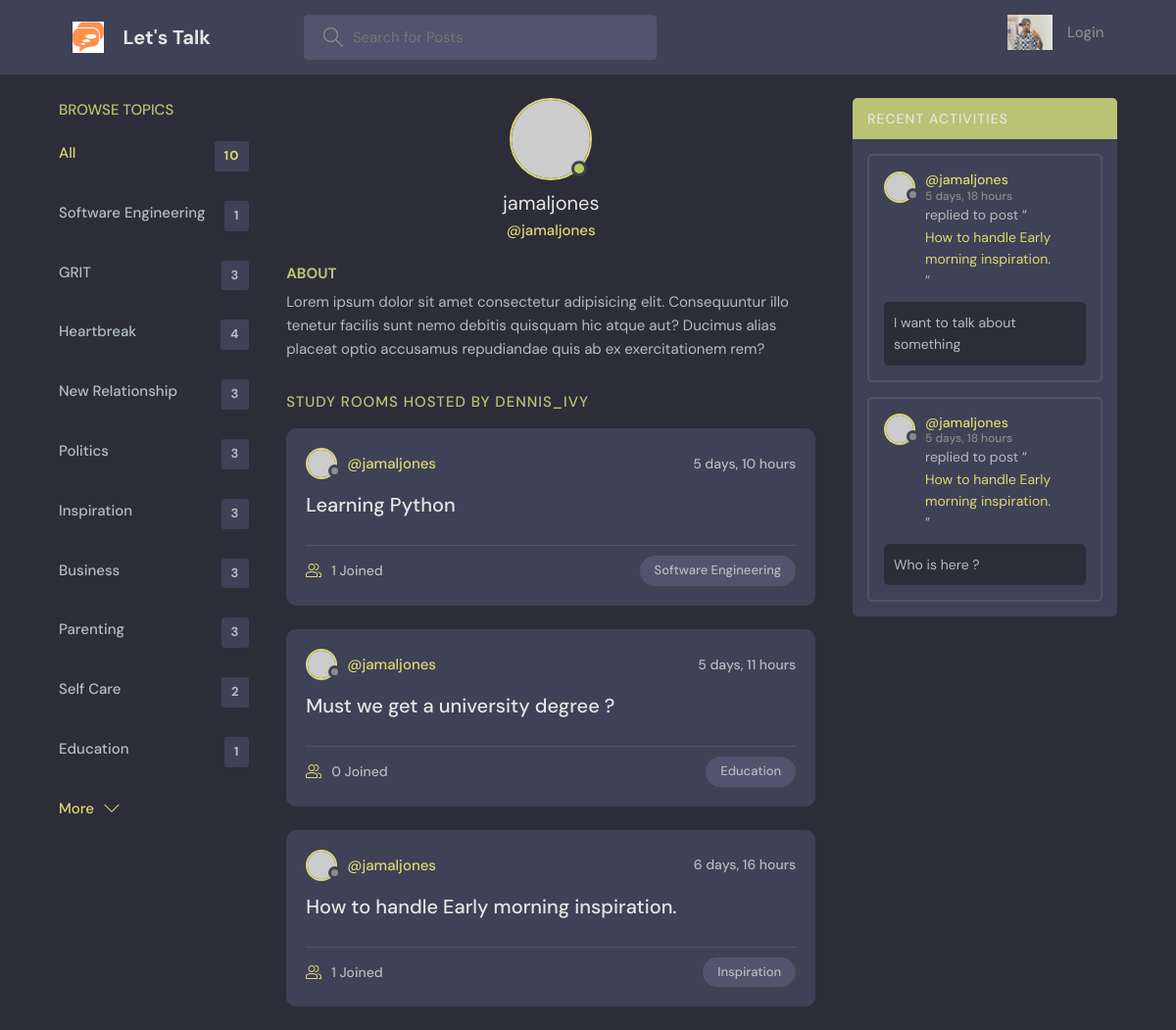
/profile/16/, run on the app's committed database.
### NinazHairline/models.py (models this page shows, shortened)
class Topic(models.Model):
    name = models.CharField(max_length=200)

class Service(models.Model):
    host = models.ForeignKey(User, on_delete=models.SET_NULL, null=True)
    topic = models.ForeignKey(Topic, on_delete=models.SET_NULL, null=True)
    name = models.CharField(max_length=200)
    description = models.TextField(null=True, blank=True)
    participants = models.ManyToManyField(
        User, related_name='participants', blank=True)
    updated = models.DateTimeField(auto_now=True)
    created = models.DateTimeField(auto_now_add=True)
    class Meta:
        ordering = ['-updated', '-created']
    def __str__(self):
        return self.name

class Message(models.Model):
    user = models.ForeignKey(User, on_delete=models.CASCADE)
    service = models.ForeignKey(Service, on_delete=models.CASCADE)
    body = models.TextField()
    updated = models.DateTimeField(auto_now=True)
    created = models.DateTimeField(auto_now_add=True)
    class Meta:
        ordering = ['-updated', '-created']

### NinazHairline/views.py (the view)
# urls.py: path('profile/<str:pk>/', views.userProfile, name='user-profile'),
def userProfile(request, pk):
    user = User.objects.get(id=pk)
    services = user.service_set.all()
    service_messages = user.message_set.all()
    topics = Topic.objects.all()
    context = {'user': user, 'services': services,
               'service_messages': service_messages, 'topics': topics}
    return render(request, 'NinazHairline/profile.html', context)

### NinazHairline/Templates/NinazHairline/profile.html (shortened to what this page needs)
{% extends 'NinazHairline/main.html' %}
{% block content %}
<main class="profile-page layout layout--3">
    <div class="container">
      {% include 'NinazHairline/topics_components.html' %}
      <div class="roomList">
        <div class="profile">
          <div class="profile__avatar">
            <div class="avatar avatar--large active">
              <img src="https://randomuser.me/api/portraits/men/11.jpg" />
            </div>
          </div>
          <div class="profile__info">
            <h3>{{user.username}}</h3>
            <p>@{{user.username}}</p>
          </div>
          <div class="profile__about">
            <h3>About</h3>
            <p>
              Lorem ipsum dolor sit amet consectetur adipisicing elit. Consequuntur illo tenetur
              facilis sunt nemo debitis quisquam hic atque aut? Ducimus alias placeat optio
              accusamus repudiandae quis ab ex exercitationem rem?
            </p>
          </div>
        </div>
        <div class="roomList__header">
          <div>
            <h2>Study Rooms Hosted by dennis_ivy</a>
            </h2>
          </div>
        </div>
        {% include 'NinazHairline/feed_component.html' %}
      </div>
      {% include 'NinazHairline/activity_component.html' %}
    </div>
</main>
{% endblock content %}

### NinazHairline/Templates/NinazHairline/topics_components.html
<div class="topics">
    <div class="topics__header">
        <h2>Browse Topics</h2>
    </div>
    <ul class="topics__list">
        <li>
          <a href="{% url 'home' %}" class="active">All <span>{{topics.count}}</span></a>
        </li>
        {% for topic in topics %}
        <li>
          <a href="{% url 'home'  %}?q={{topic.name}}">{{topic.name}}<span>{{topic.service_set.all.count}}</span></a>
        </li>
        {% endfor %}
    </ul>
    <a class="btn btn--link" href="{% url 'topics' %}">
        More
        <svg version="1.1" xmlns="http://www.w3.org/2000/svg" width="32" height="32" viewBox="0 0 32 32">
          <title>chevron-down</title>
          <path d="M16 21l-13-13h-3l16 16 16-16h-3l-13 13z"></path>
        </svg>
    </a>
  </div>

### NinazHairline/Templates/NinazHairline/feed_component.html (shortened to what this page needs)
{% for service in services %}
<div class="roomListRoom">
    <div class="roomListRoom__header">
      <a href="{% url 'user-profile' service.host.id %}" class="roomListRoom__author">
        <div class="avatar avatar--small">
          <img src="https://randomuser.me/api/portraits/women/11.jpg" />
        </div>
        <span>@{{service.host.username}}</span>
      </a>
      <div class="roomListRoom__actions">
        <span>{{service.created|timesince}}</span>
      </div>
    </div>
    <div class="roomListRoom__content">
      <a href="{% url 'service' service.id %}">{{service.name}}</a>
    </div>
    <div class="roomListRoom__meta">
      <a href="{% url 'service' service.id %}" class="roomListRoom__joined">
        {{service.participants.all.count}} Joined
      </a>
      <p class="roomListRoom__topic">{{service.topic.name}}</p>
    </div>
</div>
{% endfor %}

### NinazHairline/Templates/NinazHairline/activity_component.html (shortened to what this page needs)
<div class="activities">
    <div class="activities__header">
        <h2>Recent Activities</h2>
    </div>
    {% for message in service_messages %}
    <div class="activities__box">
      <div class="activities__boxHeader roomListRoom__header">
          <a href="{% url 'user-profile' message.user.id %}" class="roomListRoom__author">
            <div class="avatar avatar--small">
              <img src="https://randomuser.me/api/portraits/women/11.jpg" />
            </div>
            <p>
              @{{message.user}}
              <span>{{message.created|timesince}}</span>
            </p>
          </a>
      </div>
      <div class="activities__boxContent">
          <p>replied to post “<a href="{% url 'service' message.service.id %}">{{message.service}}</a>”</p>
          <div class="activities__boxRoomContent">
            {{message.body}}
          </div>
      </div>
    </div>
    {% endfor %}
  </div>

### data on the page
Topic: name "Software Engineering", service_set.all.count "1"
Topic: name "GRIT", service_set.all.count "3"
Topic: name "Heartbreak", service_set.all.count "4"
Topic: name "New Relationship", service_set.all.count "3"
Topic: name "Politics", service_set.all.count "3"
Topic: name "Inspiration", service_set.all.count "3"
Topic: name "Business", service_set.all.count "3"
Topic: name "Parenting", service_set.all.count "3"
Topic: name "Self Care", service_set.all.count "2"
Topic: name "Education", service_set.all.count "1"
Service: host.username "jamaljones", created "5 days, 10 hours", name "Learning Python", participants.all.count "1", topic.name "Software Engineering"
Service: host.username "jamaljones", created "5 days, 11 hours", name "Must we get a university degree ?", participants.all.count "0", topic.name "Education"
Service: host.username "jamaljones", created "6 days, 16 hours", name "How to handle Early morning inspiration.", participants.all.count "1", topic.name "Inspiration"
Message: user "jamaljones", created "5 days, 18 hours", service "How to handle Early morning inspiration.", body "I want to talk about something"
Message: user "jamaljones", created "5 days, 18 hours", service "How to handle Early morning inspiration.", body "Who is here ?"

### other printed values
{{ topics.count }} "10"
{{ user.username }} "jamaljones"
